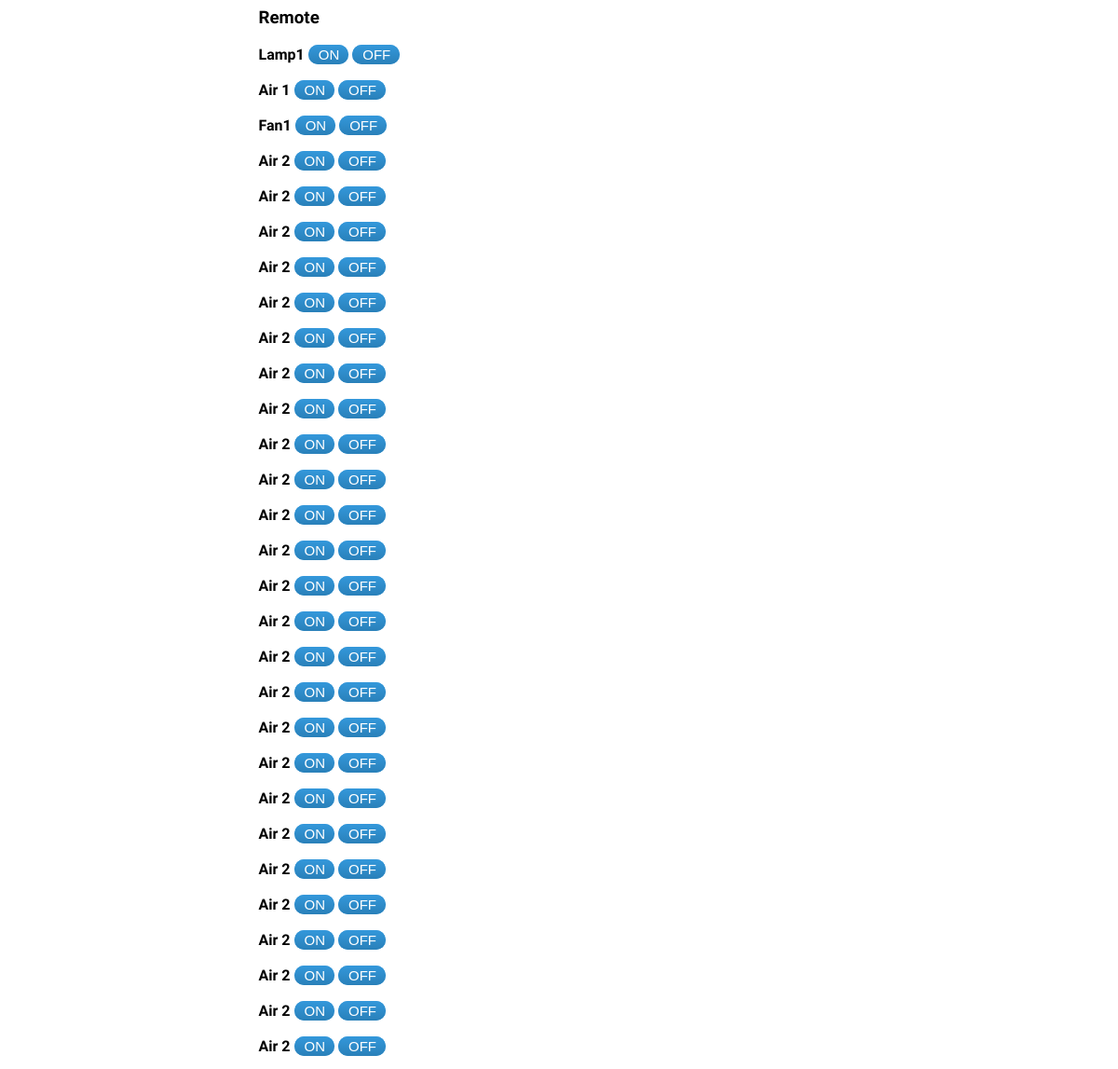
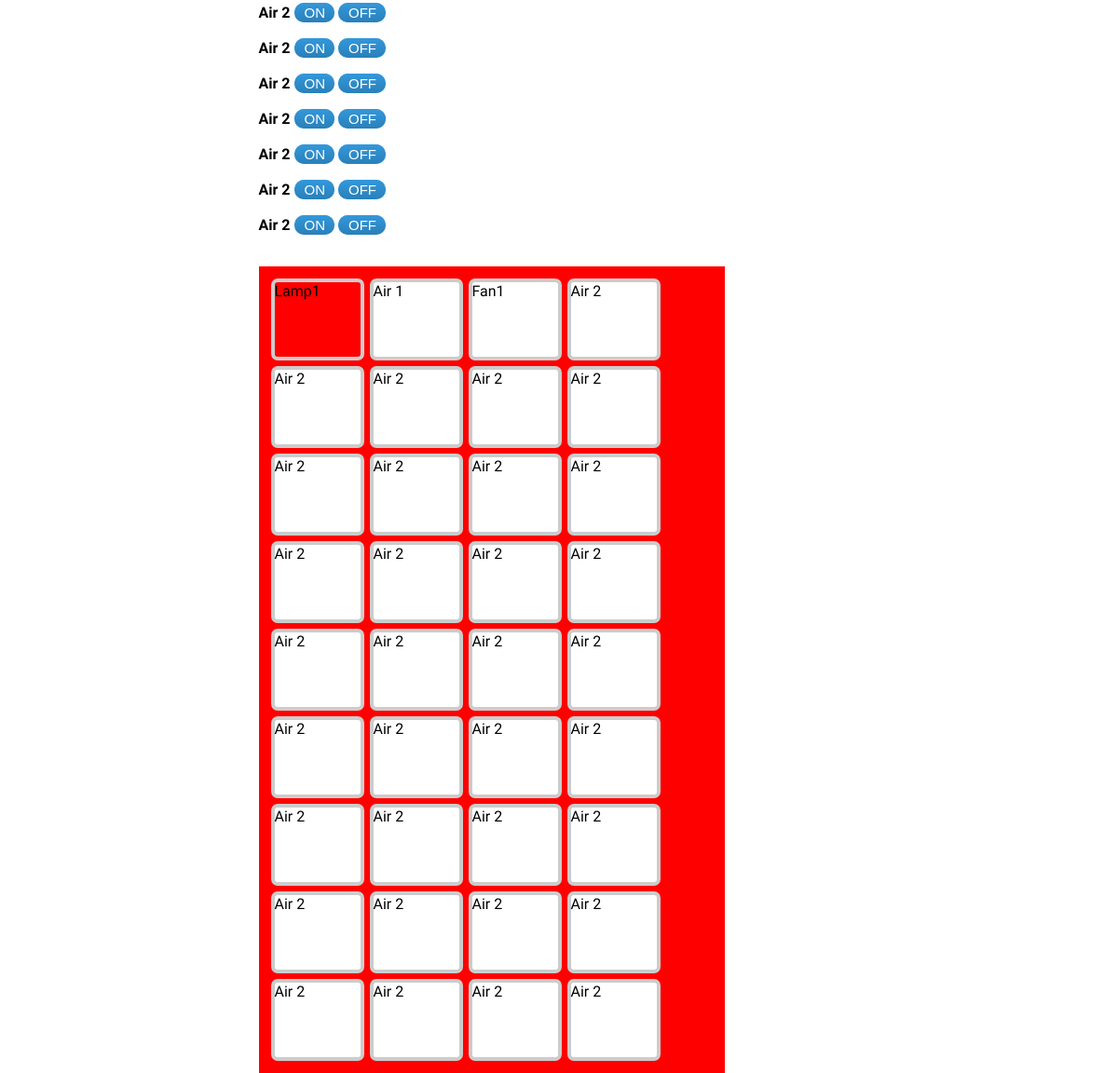
Screenshot of /remote.php with the database file from the repository (2 pictures, top to bottom).
### tables this page shows
CREATE TABLE IF NOT EXISTS `box` (
  `bid` int(10) unsigned NOT NULL AUTO_INCREMENT,
  `floor_id` int(11) NOT NULL,
  `room_id` int(11) NOT NULL,
  `title` varchar(255) NOT NULL,
  `room_name` varchar(255) DEFAULT NULL,
  `type` varchar(255) DEFAULT NULL,
  `is_lamp` tinyint(1) NOT NULL DEFAULT '0',
  `status` int(11) NOT NULL DEFAULT '0' COMMENT '1 = on , 0 = off',
  `status_air` tinyint(1) NOT NULL DEFAULT '0',
  PRIMARY KEY (`bid`)
);

### remote.php (the view, shortened to what this page needs)
<?php
include 'page/header.php';
?>
    </head>
    <body>
        <div class="container">
            <div class="row">
                <div class="col-xs-12">
                    <h3>Remote</h3>
                </div>
                <div class="col-xs-12">
                    <div class="col-xs-3">
                        <form class="form-horizontal">
                            <div class="form-group">
                                <div class="col-sm-offset-2 col-sm-10">
                                    <?php
                                    $sql = "SELECT * FROM box";
                                    $result = $con->query($sql);
                                    if ($result->num_rows > 0) {
                                        while ($row = $result->fetch_assoc()) {
                                            $bid = $row['bid'];
                                            $title = $row['title'];
                                            echo '<strong> ' . $title . '</strong> <a onclick="Update_on(' . $bid . ');" class="btn btn-default cal' . $bid . '"  id="on">ON</a>
                                            <a onclick="Update_off(' . $bid . ');" class="btn btn-default cal' . $bid . '"  id="on">OFF</a>
                                    <br/><br/>';
                                        }
                                    }
                                    ?>
                                </div>
                            </div>
                        </form>
                    </div>
                    <div class="col-xs-9" id="txtHint" style="background: red;">
                        <?php
                        $sql = "SELECT * FROM box";
                        $result = $con->query($sql);
                        if ($result->num_rows > 0) {
                            while ($row = $result->fetch_assoc()) {
                                $bid = $row['bid'];
                                $title = $row['title'];
                                $status = $row['status'];
                                if ($status == 1) {
                                    $bg = ' style="background: red; " ';
                                } else {
                                    $bg = "";
                                }
                                echo '<div  class="lamp1" id="cal' . $bid . '" ' . $bg . '>' . $title . '</div>';
                            }
                        }
                        ?>
                    </div>
                </div>
            </div>
        </div>
    </body>
</html>

### page/header.php (shortened to what this page needs)
<html>
    <head>
        <link href="css/non-responsive.css" rel="stylesheet" />

### css/non-responsive.css (style rules this page uses)
body { padding-bottom: 30px; }
.container { width: 645px; margin: 0 auto; }
.col-xs-9 { padding: 10px; float: left; width: 480px; }
.col-xs-3 { float: left; }
.lamp1 { float: left; width: 92px; background-color: #fff; border: 4px solid #ccc; height: 80px; margin: 3px; -webkit-border-radius: 7px; -moz-border-radius: 7px; border-radius: 7px; }
.btn { background: #3498db; background-image: -webkit-linear-gradient(top, #3498db, #2980b9); background-image: -moz-linear-gradient(top, #3498db, #2980b9); background-image: -ms-linear-gradient(top, #3498db, #2980b9); background-image: -o-linear-gradient(top, #3498db, #2980b9); background-image: linear-gradient(to bottom, #3498db, #2980b9); -webkit-border-radius: 28; -moz-border-radius: 28; border-radius: 28px; font-family: Arial; color: #ffffff; font-size: 15px; padding: 2px 10px 2px 11px; border: 0; text-decoration: none; }

### page/header.php (style rules this page uses)
body { font-family: 'Fasthand', serif; }

### rows the page displays
box: title "Lamp1"
box: title "Air 1"
box: title "Fan1"
box: title "Air 2"
box: title "Air 2"
box: title "Air 2"
box: title "Air 2"
box: title "Air 2"
box: title "Air 2"
box: title "Air 2"
box: title "Air 2"
box: title "Air 2"
box: title "Air 2"
box: title "Air 2"
box: title "Air 2"
box: title "Air 2"
box: title "Air 2"
box: title "Air 2"
box: title "Air 2"
box: title "Air 2"
box: title "Air 2"
box: title "Air 2"
box: title "Air 2"
box: title "Air 2"
box: title "Air 2"
box: title "Air 2"
box: title "Air 2"
box: title "Air 2"
box: title "Air 2"
box: title "Air 2"
box: title "Air 2"
box: title "Air 2"
box: title "Air 2"
box: title "Air 2"
box: title "Air 2"
box: title "Air 2"
